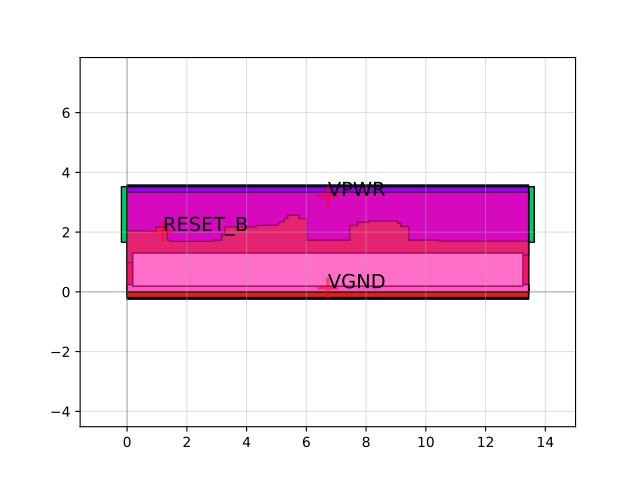

The script that drew this image:
import sky130

c = sky130.components.sky130_fd_sc_hs__dfrtp_4()
c.plot()
